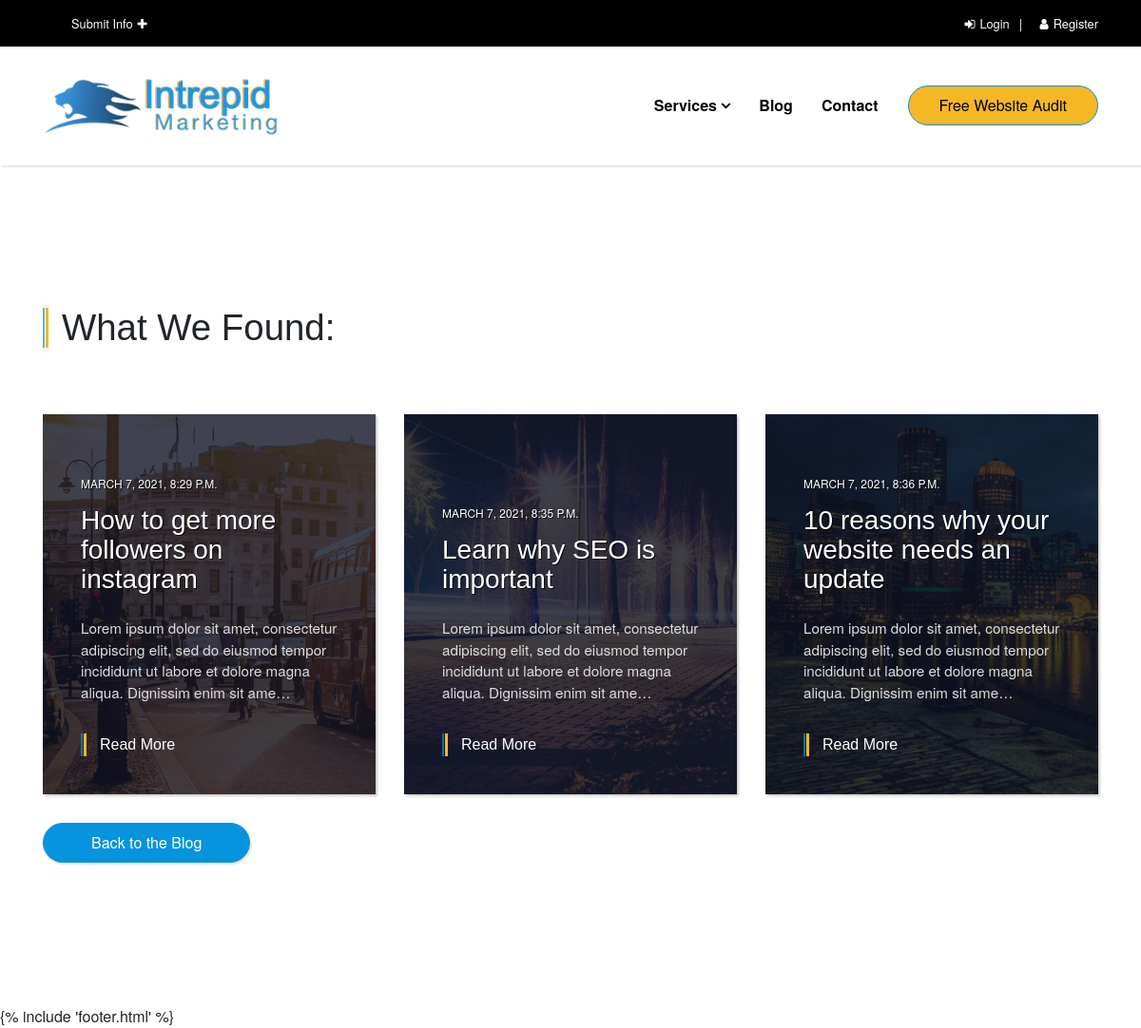
The app's page /search/ with its own data.
### website/models.py (models this page shows, shortened)
class Post(models.Model):
    title = models.CharField(max_length=100)
    overview = models.TextField()
    timestamp = models.DateTimeField(auto_now_add=True)
    content = RichTextField(default=False)
    author = models.ForeignKey(Author, on_delete=models.CASCADE)
    thumbnail = models.ImageField()
    categories = models.ManyToManyField(Category)
    featured = models.BooleanField()
    previous_post = models.ForeignKey(
        'self', related_name='previous', on_delete=models.SET_NULL, blank=True, null=True)
    next_post = models.ForeignKey(
        'self', related_name='next', on_delete=models.SET_NULL, blank=True, null=True)

### website/views.py (the view)
# urls.py: path('search/', search, name='search'),
def search(request):
    queryset = Post.objects.all()
    query = request.GET.get('q')
    if query:
        queryset = queryset.filter(
            Q(title__icontains=query) |
            Q(overview__icontains=query)
        ).distinct()
    context = {
        'queryset': queryset,
        'nav_services':nav_services,
    }
    return render(request, 'search_results.html', context)

### website/templates/search_results.html
{% extends 'base.html' %} {% load static %} {% block content %}
<section class="blog">
  <div class="container" data-aos="zoom-in" data-aos-delay="200">
    <header>
      {% if queryset %}
      <h2 class="has-lines">What We Found:</h2>
      {% else %}
      <h2 class="has-lines">We didn't find anything for that search.</h2>
      {% endif %}
    </header>
    <div class="row">
      {% for post in queryset %}
      <div class="col-lg-4" data-aos="zoom-in" data-aos-delay="100">
        <div class="post">
          <div class="image">
            <img src="{{ post.thumbnail.url }}" alt="..." />
          </div>
          <div class="info d-flex align-items-end">
            <div class="content">
              <div class="post-meta">{{ post.timestamp }}</div>
              <a href="{% url 'post-detail' post.pk %}">
                <h3>{{ post.title }}</h3></a
              >
              <p>{{ post.overview|linebreaks|truncatechars:'150' }}</p>
              <a
                href="{% url 'post-detail' post.pk %}"
                class="has-lines read-more"
                >Read More</a
              >
            </div>
          </div>
        </div>
      </div>
      {% endfor %}
    </div>
    <a
      href="{% url 'post-list' %}"
      class="visit-blog btn btn-primary has-shadow has-wide-padding"
      >Back to the Blog</a
    >
  </div>
</section>
{% endblock %}

### static_in_env/website/css/style.blue.css (style rules this page uses)
body { overflow-x: hidden; }
a, i, span { display: inline-block; text-decoration: none; -webkit-transition: all 0.3s; transition: all 0.3s; }
p { font-size:16px; }
section { padding: 150px 0; }
.has-shadow, .listing-gallery .item { -webkit-box-shadow: 2px 2px 2px rgba(0, 0, 0, 0.1), -1px 0 2px rgba(0, 0, 0, 0.05); box-shadow: 2px 2px 2px rgba(0, 0, 0, 0.1), -1px 0 2px rgba(0, 0, 0, 0.05); }
.btn.has-wide-padding { padding-left: 50px !important; padding-right: 50px !important; }
.has-lines { position: relative; padding-left: 20px; }
.has-lines::before { content: ''; display: block; width: 2px; height: 100%; background: #0595ddb2; position: absolute; top: 0; left: 0; }
.has-lines::after { content: ''; display: block; width: 3px; height: 100%; background: #f6b725; position: absolute; top: 0; left: 3px; }
h1, h2, h3, h4, h5, h6 { margin-bottom: 15px; }
section.blog header { margin-bottom: 70px; }
section.blog .post { background: #101325; height: 400px; color: #fff; overflow: hidden; -webkit-box-shadow: 2px 2px 2px rgba(0, 0, 0, 0.2); box-shadow: 2px 2px 2px rgba(0, 0, 0, 0.2); max-width: 500px; margin: 0 auto; position: relative; }
section.blog .image { height: 100%; }
section.blog img { opacity: 0.2; height: 100%; }
section.blog .info { position: absolute; top: 0; right: 0; width: 100%; height: 100%; padding: 40px; }
section.blog .info p { color: #ddd; font-size: 0.95em; }
section.blog h3, section.blog .post-meta { text-shadow: 1px 1px 0 rgba(0, 0, 0, 0.8); }
section.blog .post-meta { text-transform: uppercase; font-size: 0.75em; margin-bottom: 15px; }
section.blog a { text-decoration: none; color: #fff; }
section.blog a.read-more { margin-top: 15px; font-family: "Arial", sans-serif; }
section.blog a.visit-blog { margin-top: 30px; }
.btn { font-weight: 400; border: 1px solid transparent; padding: 0.5rem 2rem; font-size: 1rem; line-height: 1.5; border-radius: 3rem; -webkit-transition: color 0.15s ease-in-out, background-color 0.15s ease-in-out, border-color 0.15s ease-in-out, -webkit-box-shadow 0.15s ease-in-out; transition: color 0.15s ease-in-out, background-color 0.15s ease-in-out, border-color 0.15s ease-in-out, -webkit-box-shadow 0.15s ease-in-out; transition: color 0.15s ease-in-out, background-color 0.15s ease-in-out, border-color 0.15s ease-in-out, box-shadow 0.15s ease-in-out; transition: color 0.15s ease-in-out, background-color 0.15s ease-in-out, border-color 0.15s ease-in-out, box-shadow 0.15s ease-in-out, -webkit-box-shadow 0.15s ease-in-out; }
.btn-primary { color: #fff; background-color: #0594dd; border-color: #0594dd; }
body { font-family: "Helvetica Neue", sans-serif; font-size: 1rem; font-weight: 400; line-height: 1.5; color: #212529; background-color: #fff; }
a { color: #0594dd; text-decoration: none; }
h1, h2, h3, h4, h5, h6, .h1, .h2, .h3, .h4, .h5, .h6 { margin-bottom: 0.5rem; font-family: "Arial", sans-serif; font-weight: 500; line-height: 1.1; color: inherit; }
h2, .h2 { font-size: 2.4rem; }
h3, .h3 { font-size: 1.75rem; }

### records on screen
Post: thumbnail (picture), timestamp "MARCH 7, 2021, 8:29 P.M.", title "How to get more followers on instagram", overview "Lorem ipsum dolor sit amet, consectetur adipiscing elit, sed do eiusmod tempor incididunt ut labore et dolore magna aliqua. Dignissim enim sit ame…"
Post: thumbnail (picture), timestamp "MARCH 7, 2021, 8:35 P.M.", title "Learn why SEO is important", overview "Lorem ipsum dolor sit amet, consectetur adipiscing elit, sed do eiusmod tempor incididunt ut labore et dolore magna aliqua. Dignissim enim sit ame…"
Post: thumbnail (picture), timestamp "MARCH 7, 2021, 8:36 P.M.", title "10 reasons why your website needs an update", overview "Lorem ipsum dolor sit amet, consectetur adipiscing elit, sed do eiusmod tempor incididunt ut labore et dolore magna aliqua. Dignissim enim sit ame…"
